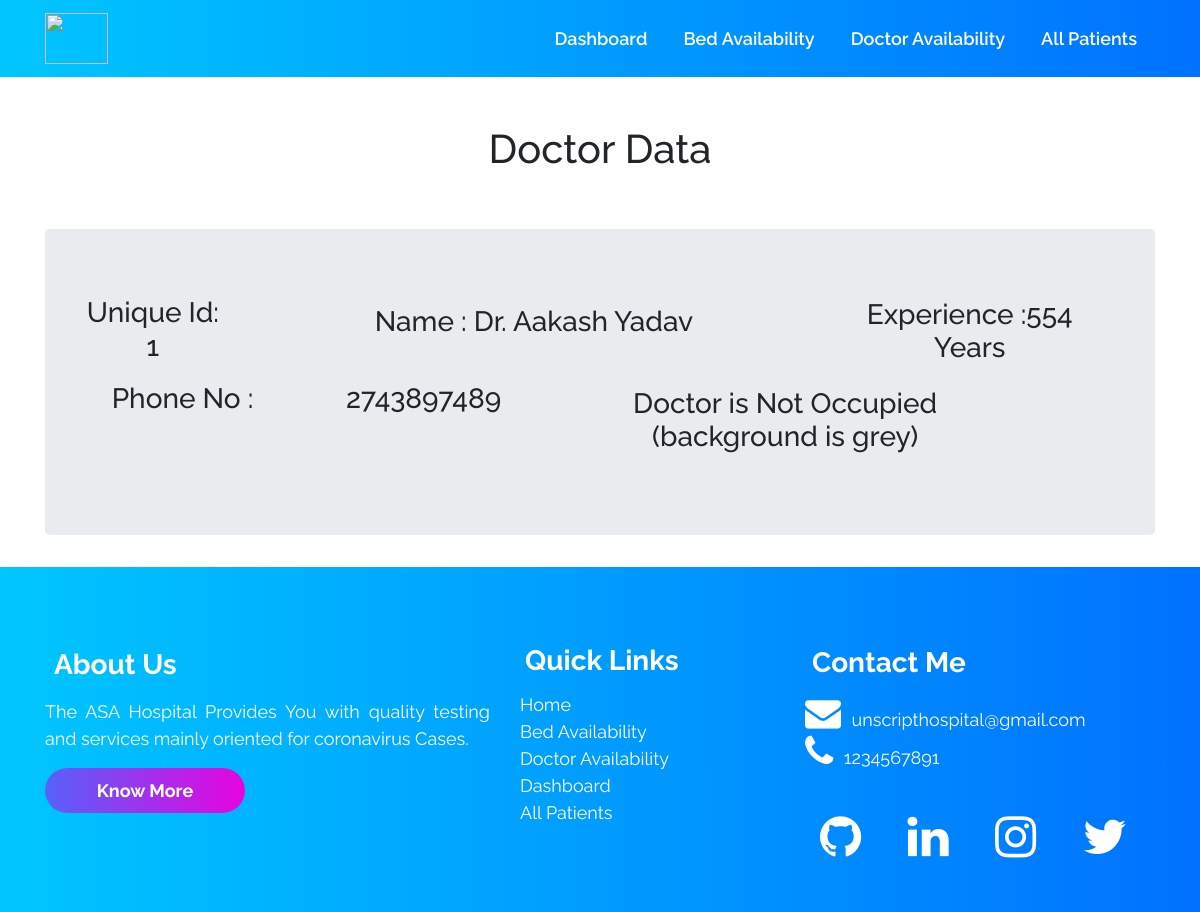
Page /doctors/1/ on the earlier database version.
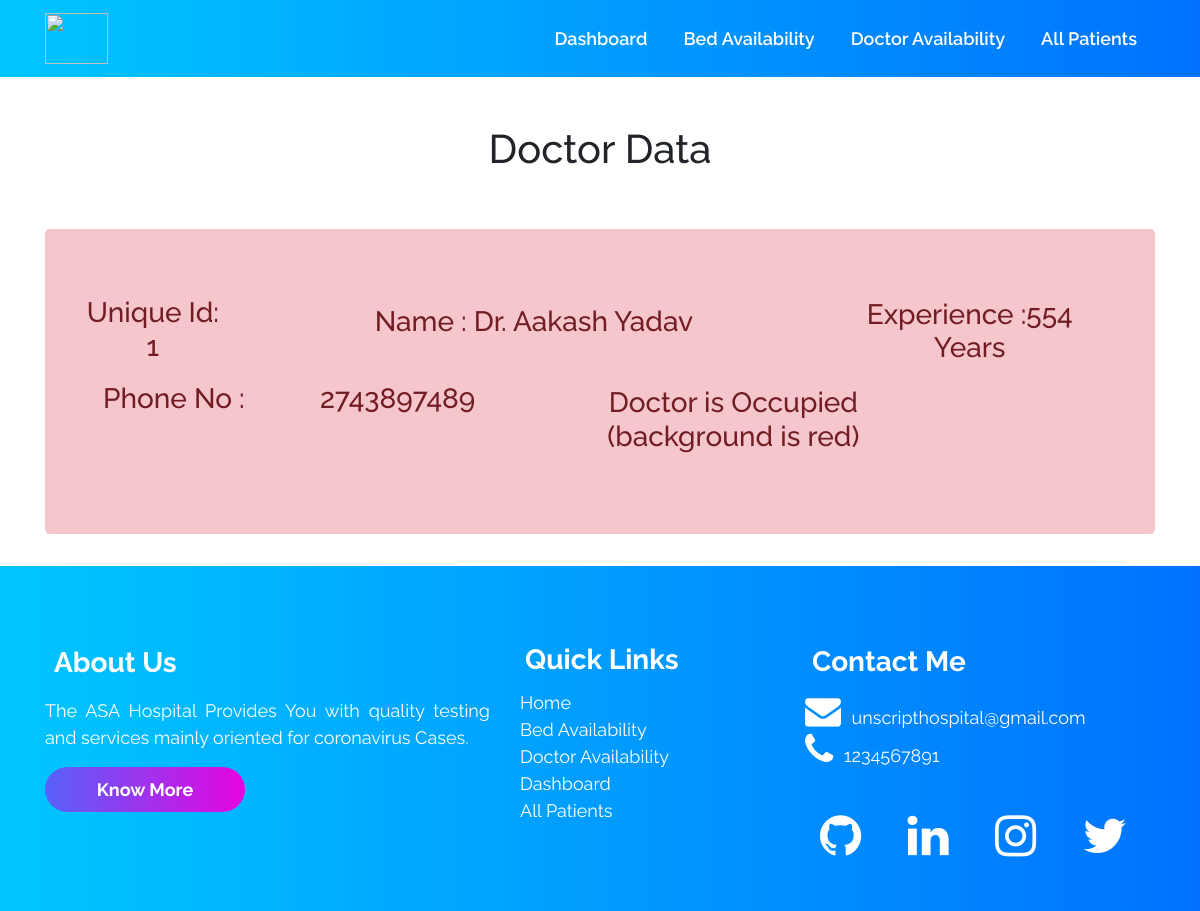
Same page on the later database version.
### accounts/models.py (models this page shows, shortened)
class Doctor (models.Model):
    doctor_id = models.AutoField(primary_key=True)
    name = models.CharField(max_length=500, default="")
    phone = models.CharField(default="", max_length=500)
    experience_in_years = models.IntegerField(default=0)
    occupied = models.BooleanField(default=False)

### accounts/views.py (the view)
# urls.py: path('doctors/<int:myid>/', views.doctors, name='doctorspages'),
def doctors(request, myid):
    doctor = Doctor.objects.filter(doctor_id=myid)
    return render(request, 'doctor.html', {'doctor': doctor[0]})

### templates/doctor.html (shortened to what this page needs)
{% extends 'innerbase.html' %}
{% load static %}
{% block cssLinks %}
<link rel="stylesheet" href="{% static 'css/patient.css' %}">
{% endblock %}
{% block body %}
<div class="container">
    <br><br>
    <h1 class="text-center">Doctor Data</h1>
    <br><br>
    <div class="jumbotron text-center  {% if doctor.occupied %} list-group-item-danger {% endif %}">
        <div class="container align-items-center ">
            <div class="row">
                <div class="co-md-3">
                    <h3>Unique Id: {{doctor.doctor_id}}</h3>
                </div>
                <div class="col-md-7">
                    <h3>Name : {{doctor.name}}</h3>
                </div>
                <div class="col-md-3">
                    <h3>
                        Experience :{{doctor.experience_in_years}} Years
                    </h3>
                </div>
                <div class="row">
                    <div class="col-md-3">
                        <h3>Phone No : </h3>
                    </div>
                    <div class="col-md-3">
                        <h3>{{doctor.phone}}
                        </h3>
                    </div>
                    <div class="col-md-6 ">
                        {% if doctor.occupied %} <h3>Doctor is Occupied (background is red)</h3>
                        {% else %}
                        <h3>Doctor is Not Occupied (background is grey)</h3>
                        {% endif %}
                    </div>
                </div>
            </div>
        </div>
    </div>
</div>
{% endblock %}

Differences in the rows shown:
changed Doctor "Dr. Aakash Yadav": occupied False → True (drawn)
Other differences:
text no longer shown: "Doctor is Not Occupied (background is grey)"
text now shown: "Doctor is Occupied (background is red)"
